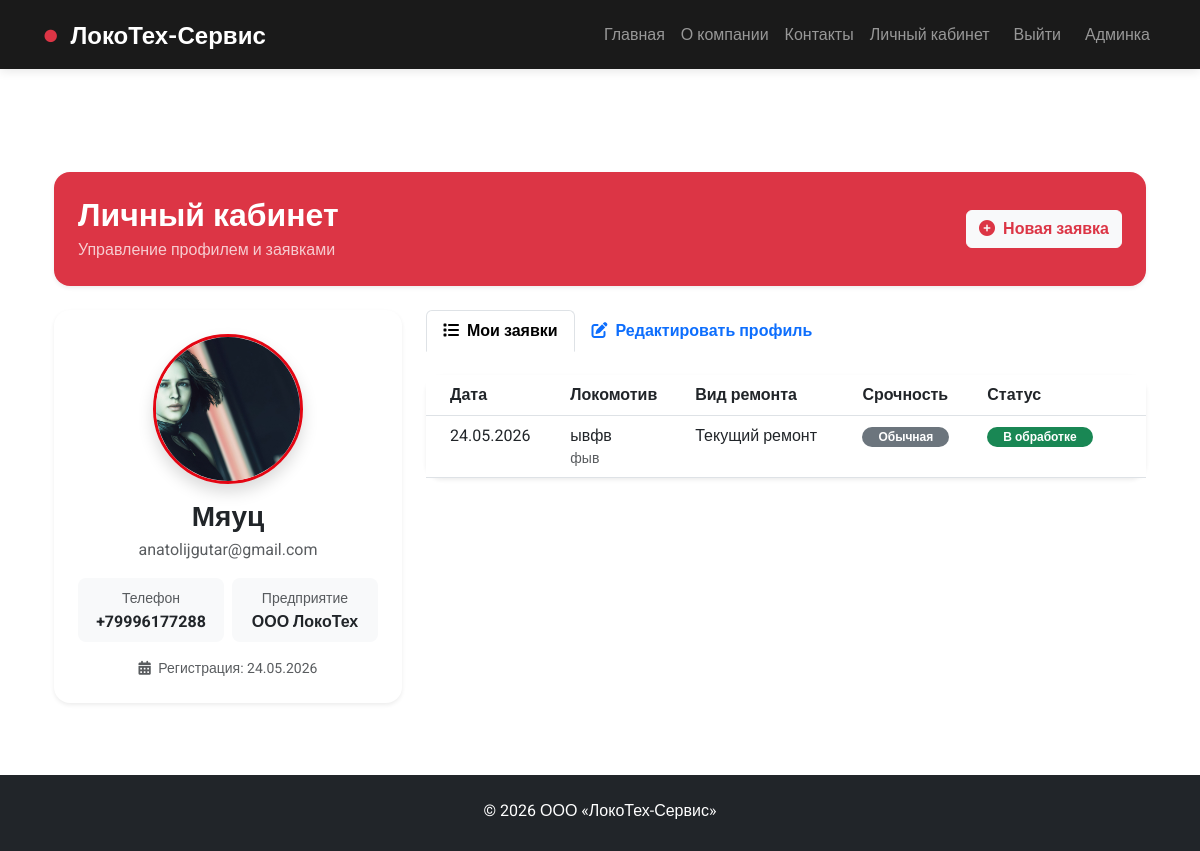
Page /accounts/profile/ (signed in) on the committed database.
### accounts/models.py (models this page shows, shortened)
class CustomUser(AbstractUser):
    phone = models.CharField(max_length=20, blank=True)
    company = models.CharField(max_length=200, blank=True)
    avatar = models.ImageField(upload_to='avatars/', null=True, blank=True)

### main/models.py (models this page shows, shortened)
class RepairRequest(models.Model):
    STATUS_CHOICES = [
        ('new', '🆕 Новая'),
        ('in_progress', '⚙️ В работе'),
        ('completed', '✅ Выполнена'),
        ('cancelled', '❌ Отменена'),
    ]
    user = models.ForeignKey(settings.AUTH_USER_MODEL, on_delete=models.CASCADE, null=True, blank=True)
    full_name = models.CharField(max_length=200)
    phone = models.CharField(max_length=20)
    email = models.EmailField(blank=True)
    company = models.CharField(max_length=200)
    locomotive_type = models.CharField(max_length=50)
    locomotive_model = models.CharField(max_length=100)
    locomotive_number = models.CharField(max_length=50)
    repair_type = models.CharField(max_length=50)
    problem_description = models.TextField()
    urgent = models.BooleanField(default=False)
    status = models.CharField(max_length=20, choices=STATUS_CHOICES, default='new')  # ← ДОБАВЬТЕ ЭТО
    created_at = models.DateTimeField(auto_now_add=True)
    updated_at = models.DateTimeField(auto_now=True)  # ← ДОБАВЬТЕ ЭТО

### accounts/views.py (the view, shortened to what this page needs)
# urls.py: path('profile/', views.profile, name='profile'),
@login_required
def profile(request):
    return render(request, 'accounts/profile.html')

### accounts/templates/accounts/profile.html (shortened to what this page needs)
{% extends 'base.html' %}
{% load static %}
{% block content %}
<div class="container py-4">
    <div class="row mb-4">
        <div class="col-12">
            <div class="card shadow-sm border-0 rounded-4 overflow-hidden">
                <div class="bg-danger p-4 text-white">
                    <div class="d-flex flex-wrap align-items-center justify-content-between">
                        <div>
                            <h2 class="mb-1 fw-bold">Личный кабинет</h2>
                            <p class="mb-0 opacity-75">Управление профилем и заявками</p>
                        </div>
                        <div class="mt-2 mt-sm-0">
                            <a href="{% url 'create_request' %}" class="btn btn-light text-danger fw-bold">
                                <i class="fas fa-plus-circle me-2"></i>Новая заявка
                            </a>
                        </div>
                    </div>
                </div>
            </div>
        </div>
    </div>
    <div class="row g-4">
        <div class="col-lg-4">
            <div class="card shadow-sm border-0 rounded-4 overflow-hidden sticky-top" style="top: 100px;">
                <div class="card-body text-center p-4">
                    <div class="position-relative d-inline-block mb-3">
                        {% if user.avatar %}
                            <img src="{{ user.avatar.url }}" class="rounded-circle img-fluid shadow"
                                 style="width: 150px; height: 150px; object-fit: cover; border: 3px solid #E30613;">
                        {% else %}
                            <div class="rounded-circle bg-light d-flex align-items-center justify-content-center mx-auto shadow"
                                 style="width: 150px; height: 150px; border: 3px solid #E30613;">
                                <i class="fas fa-user fa-4x text-secondary"></i>
                            </div>
                        {% endif %}
                    </div>
                    <h3 class="fw-bold mb-1">{{ user.username }}</h3>
                    <p class="text-muted mb-3">{{ user.email }}</p>
                    <div class="row g-2 mb-3">
                        <div class="col-6">
                            <div class="bg-light rounded-3 p-2">
                                <small class="text-muted">Телефон</small>
                                <div class="fw-bold">{{ user.phone|default:"не указан" }}</div>
                            </div>
                        </div>
                        <div class="col-6">
                            <div class="bg-light rounded-3 p-2">
                                <small class="text-muted">Предприятие</small>
                                <div class="fw-bold">{{ user.company|default:"не указано" }}</div>
                            </div>
                        </div>
                    </div>
                    <div class="text-muted small">
                        <i class="fas fa-calendar-alt me-1"></i> Регистрация: {{ user.date_joined|date:"d.m.Y" }}
                    </div>
                </div>
            </div>
        </div>
        <div class="col-lg-8">
            <ul class="nav nav-tabs mb-4 border-0" id="profileTab" role="tablist">
                <li class="nav-item" role="presentation">
                    <button class="nav-link active fw-semibold" data-bs-toggle="tab" data-bs-target="#requests" type="button" role="tab">
                        <i class="fas fa-list me-2"></i>Мои заявки
                    </button>
                </li>
                <li class="nav-item" role="presentation">
                    <button class="nav-link fw-semibold" data-bs-toggle="tab" data-bs-target="#edit" type="button" role="tab">
                        <i class="fas fa-edit me-2"></i>Редактировать профиль
                    </button>
                </li>
            </ul>
            <div class="tab-content">
                <div class="tab-pane fade show active" id="requests" role="tabpanel">
                    <div class="card shadow-sm border-0 rounded-4">
                        <div class="card-body p-0">
                            <div class="table-responsive">
                                <table class="table table-hover mb-0">
                                    <thead class="bg-light">
                                        <tr>
                                            <th class="ps-4">Дата</th>
                                            <th>Локомотив</th>
                                            <th>Вид ремонта</th>
                                            <th>Срочность</th>
                                            <th class="pe-4">Статус</th>
                                        </tr>
                                    </thead>
                                    <tbody>
                                        {% for req in user.repairrequest_set.all %}
                                        <tr>
                                            <td class="ps-4">{{ req.created_at|date:"d.m.Y" }}</td>
                                            <td>
                                                <span class="fw-medium">{{ req.locomotive_type|default:"—" }}</span>
                                                <small class="text-muted d-block">{{ req.locomotive_number|default:"" }}</small>
                                            </td>
                                            <td>{{ req.repair_type|default:"—" }}</td>
                                            <td>
                                                {% if req.urgent %}
                                                    <span class="badge bg-danger rounded-pill px-3 py-1">
                                                        <i class="fas fa-bolt me-1"></i>Срочно
                                                    </span>
                                                {% else %}
                                                    <span class="badge bg-secondary rounded-pill px-3 py-1">Обычная</span>
                                                {% endif %}
                                            </td>
                                            <td class="pe-4">
                                                <span class="badge bg-success rounded-pill px-3 py-1">В обработке</span>
                                            </td>
                                        </tr>
                                        {% endfor %}
                                    </tbody>
                                </table>
                            </div>
                        </div>
                    </div>
                </div>
            </div>
        </div>
    </div>
</div>
{% endblock %}

### templates/base.html (shortened to what this page needs)
<!DOCTYPE html>
<html lang="ru">
<head>
    {% load static %}
    <link rel="stylesheet" href="https://cdnjs.cloudflare.com/ajax/libs/font-awesome/6.4.0/css/all.min.css">
    <link href="https://cdn.jsdelivr.net/npm/bootstrap@5.3.0/dist/css/bootstrap.min.css" rel="stylesheet">
    <link rel="stylesheet" href="{% static 'css/style.css' %}">
</head>
<body>
    <nav class="navbar navbar-expand-lg navbar-dark bg-dark fixed-top">
        <div class="container">
            <a class="navbar-brand fw-bold" href="/">
                <span class="text-danger">●</span> ЛокоТех-Сервис
            </a>
            <div class="collapse navbar-collapse" id="navbarNav">
                <ul class="navbar-nav ms-auto">
                    <li class="nav-item"><a class="nav-link" href="/">Главная</a></li>
                    <li class="nav-item"><a class="nav-link" href="/about/">О компании</a></li>
                    <li class="nav-item"><a class="nav-link" href="/contacts/">Контакты</a></li>
                    {% if user.is_authenticated %}
                        <li class="nav-item"><a class="nav-link" href="{% url 'profile' %}">Личный кабинет</a></li>
                        <li class="nav-item">
                            <form action="{% url 'logout' %}" method="post" style="display: inline;">
                                <button type="submit" class="nav-link btn btn-link" style="display: inline; padding: 0.5rem 1rem;">Выйти</button>
                            </form>
                        </li>
                    {% else %}
                        <li class="nav-item"><a class="nav-link" href="{% url 'login' %}">Вход</a></li>
                        <li class="nav-item"><a class="nav-link" href="{% url 'register' %}">Регистрация</a></li>
                    {% endif %}
                    <li class="nav-item"><a class="nav-link" href="/admin/">Админка</a></li>
                </ul>
            </div>
        </div>
    </nav>
    <div class="container mt-5 pt-4">
        {% block content %}{% endblock %}
    </div>
    <footer class="bg-dark text-white py-4 mt-5">
        <div class="container text-center">
            <p class="mb-1">© 2026 ООО «ЛокоТех-Сервис»</p>
        </div>
    </footer>
</body>
</html>

### static/css/style.css (style rules this page uses)
body { font-family: 'Roboto', sans-serif; background-color: #ffffff; padding-top: 76px; }
.navbar { box-shadow: 0 2px 10px rgba(0,0,0,0.1); background-color: #1a1a1a !important; }
.navbar-brand { font-size: 1.5rem; font-weight: 700; }
.navbar-brand .text-danger { font-size: 1.8rem; margin-right: 5px; }
footer { background-color: #1a1a1a; }
footer p { margin: 0; }
.card { animation: fadeInUp 0.6s ease-out; }

### rows in the picture
CustomUser: avatar (picture), username "Мяуц", email "anatolijgutar@gmail.com", phone "+79996177288", company "ООО ЛокоТех", date_joined "24.05.2026"
RepairRequest: created_at "24.05.2026", locomotive_type "ывфв", locomotive_number "фыв", repair_type "Текущий ремонт", urgent "Обычная"
